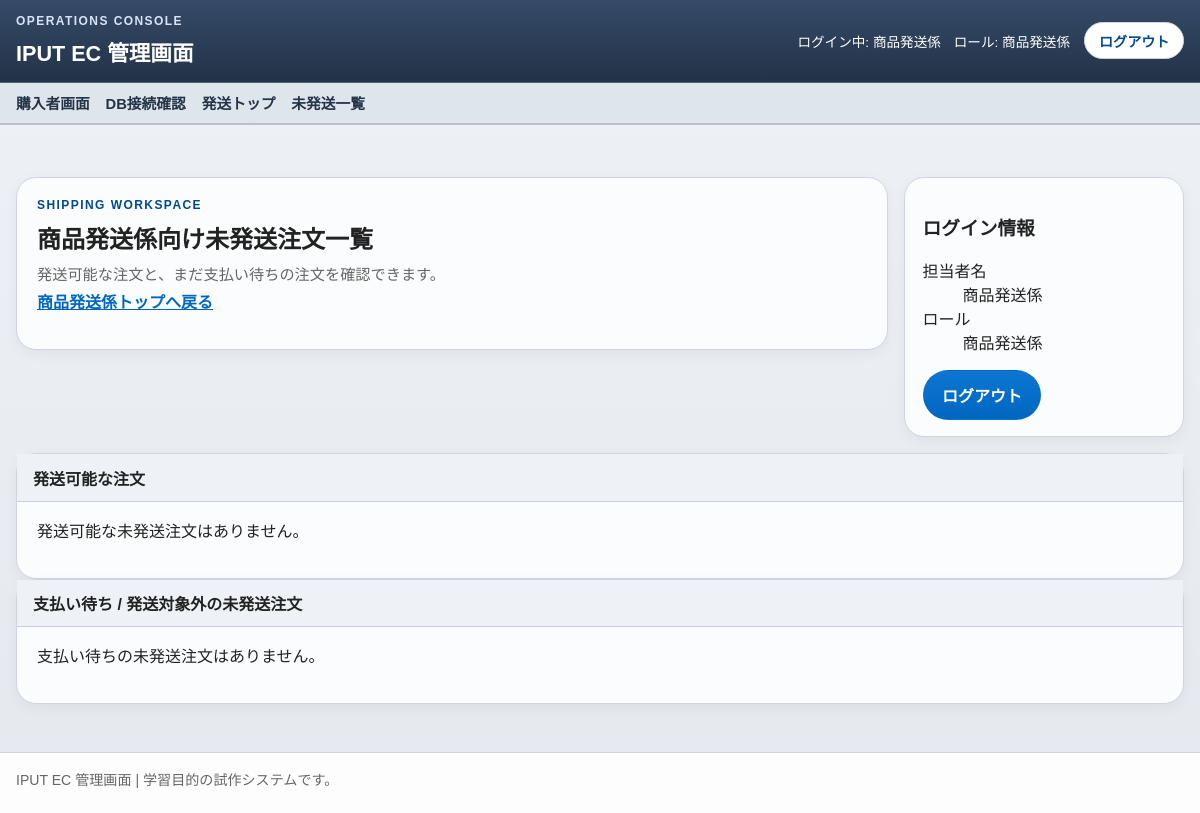
Page /staff/shipper/orders (signed in) on the earlier database version.
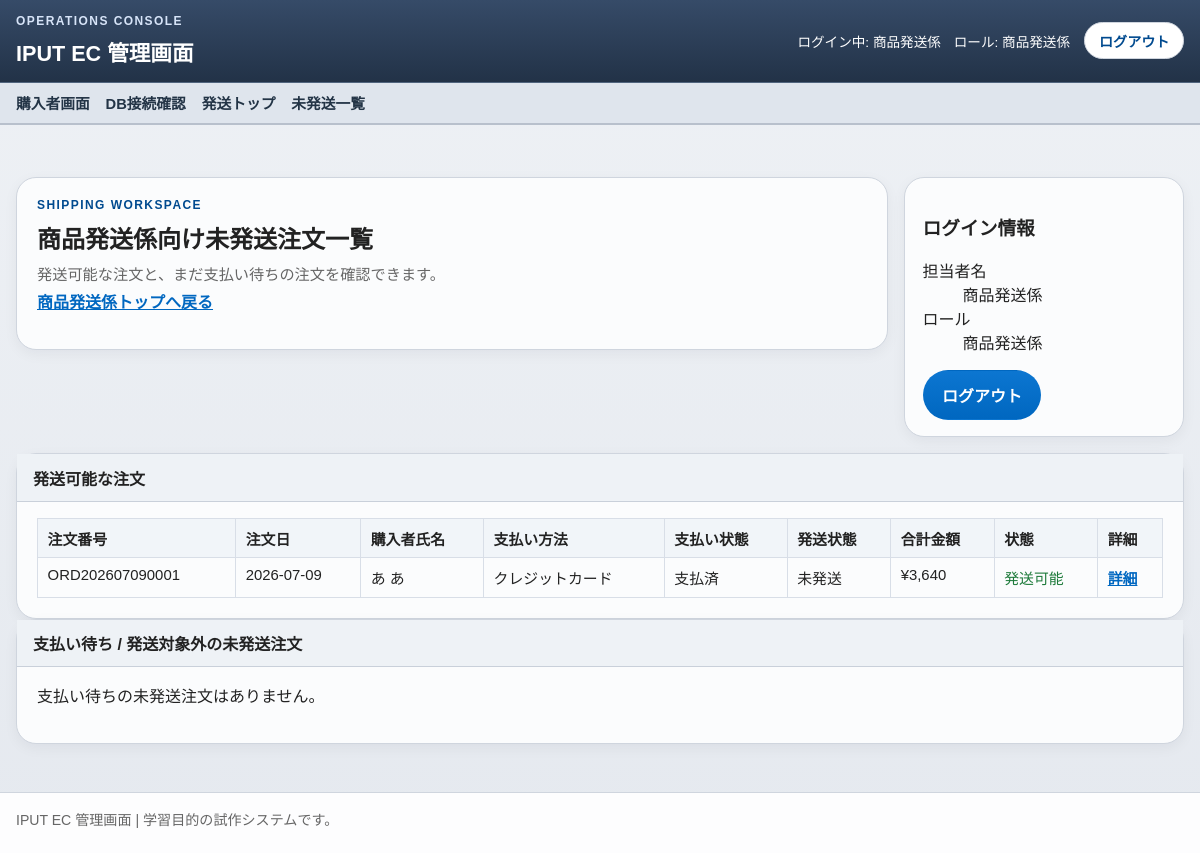
Same page on the later database version.
### tables this page shows
CREATE TABLE orders (
    id INTEGER PRIMARY KEY AUTOINCREMENT,
    order_no TEXT NOT NULL UNIQUE,
    order_date TEXT NOT NULL,
    customer_name TEXT NOT NULL,
    customer_address TEXT NOT NULL,
    customer_contact TEXT NOT NULL,
    order_type TEXT NOT NULL CHECK (order_type IN ('phone_fax', 'online')),
    payment_method TEXT NOT NULL CHECK (payment_method IN ('bank', 'convenience', 'cod', 'credit')),
    payment_status TEXT NOT NULL CHECK (payment_status IN ('unpaid', 'paid')),
    shipping_status TEXT NOT NULL CHECK (shipping_status IN ('unshipped', 'shipped')),
    subtotal INTEGER NOT NULL DEFAULT 0,
    fee INTEGER NOT NULL DEFAULT 0,
    shipping_fee INTEGER NOT NULL DEFAULT 0,
    total_amount INTEGER NOT NULL DEFAULT 0,
    created_at TEXT NOT NULL DEFAULT CURRENT_TIMESTAMP,
    updated_at TEXT NOT NULL DEFAULT CURRENT_TIMESTAMP
);

### app/core/View.php (called while the page is built, shortened)
<?php
class View
{
    public static function render(string $view, array $data = []): void
    {
        $viewFile = base_path('app/Views/' . str_replace('.', '/', $view) . '.php');
        extract($data, EXTR_SKIP);
        require base_path('app/Views/layouts/header.php');
        require $viewFile;
        require base_path('app/Views/layouts/footer.php');
    }
}

### app/core/Controller.php (called while the page is built, shortened)
<?php
abstract class Controller
{
    protected function render(string $view, array $data = [], int $statusCode = 200): void
    {
        View::render($view, $data);
    }
}

### app/Controllers/ShippingController.php (called while the page is built, shortened)
<?php
class ShippingController extends Controller
{
    private AuthService $auth;
    private ShippingService $shipping;
    public function __construct()
    {
        $this->auth = new AuthService();
        $this->shipping = new ShippingService();
    }
    public function index(): void
    {
        $this->auth->authorizeRole('shipper');
        $orders = $this->shipping->listOrders();
        $this->render('staff/shipping_orders', [
            'pageTitle' => '商品発送係向け未発送注文一覧',
            'user' => $this->auth->user(),
            'roleLabel' => $this->auth->roleLabel('shipper'),
            'csrfToken' => csrf_token(),
            'successMessage' => get_flash('success'),
            'errorMessage' => get_flash('error'),
            ...$orders,
        ]);
    }
}

### public/index.php (called while the page is built, shortened)
<?php
require_once dirname(__DIR__) . '/app/bootstrap.php';
$router = new Router();
$router->get('/', [HomeController::class, 'index']);
$router->get('/favorites', [FavoriteController::class, 'index']);
$router->post('/favorites/add', [FavoriteController::class, 'add']);
$router->post('/favorites/remove', [FavoriteController::class, 'remove']);
$router->get('/sitemap', [UtilityController::class, 'sitemap']);
$router->get('/stores', [UtilityController::class, 'stores']);
$router->get('/terms', [UtilityController::class, 'terms']);
$router->get('/privacy', [UtilityController::class, 'privacy']);
$router->get('/commercial-transactions', [UtilityController::class, 'commercialTransactions']);
$router->get('/returns', [UtilityController::class, 'returns']);
$router->get('/shipping-guide', [UtilityController::class, 'shippingGuide']);
$router->get('/after-service', [UtilityController::class, 'afterService']);
$router->get('/products', [ProductController::class, 'index']);
$router->get('/products/{id}', [ProductController::class, 'show']);
$router->get('/cart', [CartController::class, 'index']);
$router->post('/cart/add', [CartController::class, 'add']);
$router->post('/cart/update', [CartController::class, 'update']);
$router->post('/cart/remove', [CartController::class, 'remove']);
$router->get('/checkout', [CheckoutController::class, 'index']);
$router->post('/checkout/confirm', [CheckoutController::class, 'confirm']);
$router->post('/checkout/complete', [CheckoutController::class, 'complete']);
$router->get('/checkout/done', [CheckoutController::class, 'done']);
$router->get('/login', [AuthController::class, 'showLogin']);
$router->post('/login', [AuthController::class, 'login']);
$router->post('/logout', [AuthController::class, 'logout']);
$router->get('/logout', [AuthController::class, 'logout']);
$router->get('/staff/receptionist', [StaffController::class, 'receptionist']);
$router->get('/staff/receptionist/products', [ProductController::class, 'receptionistIndex']);
$router->get('/staff/receptionist/orders', [ReceptionOrderController::class, 'index']);
$router->get('/staff/receptionist/orders/{order_no}', [ReceptionOrderController::class, 'show']);
$router->get('/staff/receptionist/orders/new', [ReceptionOrderController::class, 'create']);
$router->post('/staff/receptionist/orders/confirm', [ReceptionOrderController::class, 'confirm']);
$router->post('/staff/receptionist/orders', [ReceptionOrderController::class, 'store']);
$router->get('/staff/receptionist/orders/complete', [ReceptionOrderController::class, 'complete']);
$router->get('/staff/accountant', [StaffController::class, 'accountant']);
$router->get('/staff/accountant/orders', [AccountingController::class, 'index']);
$router->get('/staff/accountant/orders/{order_no}', [AccountingController::class, 'show']);
$router->post('/staff/accountant/orders/{order_no}/payment', [AccountingController::class, 'updatePayment']);
$router->get('/staff/shipper', [StaffController::class, 'shipper']);
$router->get('/staff/shipper/orders', [ShippingController::class, 'index']);
$router->get('/staff/shipper/orders/{order_no}/document.pdf', [ShippingController::class, 'document']);
$router->get('/staff/shipper/orders/{order_no}', [ShippingController::class, 'show']);
$router->post('/staff/shipper/orders/{order_no}/ship', [ShippingController::class, 'ship']);
$router->get('/staff/product-manager', [StaffController::class, 'productManager']);
$router->get('/staff/product-manager/products', [ProductManagementController::class, 'index']);
$router->get('/staff/product-manager/products/new', [ProductManagementController::class, 'create']);
$router->post('/staff/product-manager/products', [ProductManagementController::class, 'store']);
$router->get('/staff/product-manager/products/{id}/edit', [ProductManagementController::class, 'edit']);
$router->post('/staff/product-manager/products/{id}', [ProductManagementController::class, 'update']);
$router->post('/staff/product-manager/products/{id}/stock', [ProductManagementController::class, 'receiveStock']);
$router->get('/system/db-check', [SystemController::class, 'dbCheck']);
$router->dispatch($_SERVER['REQUEST_METHOD'] ?? 'GET', $_SERVER['REQUEST_URI'] ?? '/');

### app/db.php (called while the page is built, shortened)
<?php
function db_connection(): PDO
{
    $driver = (string) config('database.driver', 'sqlite');
    $options = [
        PDO::ATTR_ERRMODE => PDO::ERRMODE_EXCEPTION,
        PDO::ATTR_DEFAULT_FETCH_MODE => PDO::FETCH_ASSOC,
    ];
    if ($driver === 'sqlite') {
        $sqlitePath = resolve_path((string) config('database.sqlite.path', 'database/local.sqlite'));
        $connection = new PDO('sqlite:' . $sqlitePath, null, null, $options);
        $connection->exec('PRAGMA foreign_keys = ON');
        $connection->exec('PRAGMA busy_timeout = 5000');
        return $connection;
    }
    throw new RuntimeException('Unsupported DB driver: ' . $driver);
}

### app/Repositories/OrderRepository.php (called while the page is built, shortened)
<?php
class OrderRepository
{
    public function listUnshippedOrders(): array
    {
        $statement = db_connection()->query(
            <<<'SQL'
                SELECT
                    id,
                    order_no,
                    order_date,
                    customer_name,
                    customer_address,
                    customer_contact,
                    order_type,
                    payment_method,
                    payment_status,
                    shipping_status,
                    subtotal,
                    fee,
                    shipping_fee,
                    total_amount,
                    created_at,
                    updated_at
                FROM orders
                WHERE shipping_status = 'unshipped'
                ORDER BY order_date ASC, id ASC
            SQL
        );
        return $statement->fetchAll() ?: [];
    }
}

### app/Services/ShippingService.php (called while the page is built, shortened)
<?php
class ShippingService
{
    private OrderRepository $orders;
    private array $paymentLabels = [
        'bank' => '銀行振込',
        'convenience' => 'コンビニ決済',
        'cod' => '代金引換',
        'credit' => 'クレジットカード',
    ];
    private array $paymentStatusLabels = [
        'unpaid' => '未払い',
        'paid' => '支払済',
    ];
    private array $shippingStatusLabels = [
        'unshipped' => '未発送',
        'shipped' => '発送済',
    ];
    public function __construct()
    {
        $this->orders = new OrderRepository();
    }
    public function listOrders(): array
    {
        $orders = array_map(fn (array $order): array => $this->decorateOrder($order), $this->orders->listUnshippedOrders());
        return [
            'shippable' => array_values(array_filter($orders, fn (array $order): bool => ($order['shipping_eligibility']['status'] ?? '') === 'shippable')),
            'waiting' => array_values(array_filter($orders, fn (array $order): bool => ($order['shipping_eligibility']['status'] ?? '') !== 'shippable')),
        ];
    }
    public function getShippingEligibility(array $order): array
    {
        $paymentMethod = (string) ($order['payment_method'] ?? '');
        $paymentStatus = (string) ($order['payment_status'] ?? '');
        return match ($paymentMethod) {
            'bank', 'convenience', 'credit' => $paymentStatus === 'paid'
                ? ['status' => 'shippable', 'label' => '発送可能', 'message' => '発送できます。']
                : ['status' => 'waiting_payment', 'label' => '支払い待ち', 'message' => '入金確認後に発送可能になります。'],
            'cod' => ['status' => 'shippable', 'label' => '発送可能', 'message' => '代金引換のため発送できます。'],
            default => ['status' => 'not_supported', 'label' => '発送対象外', 'message' => 'この注文は発送対象外です。'],
        };
    }
    private function decorateOrder(array $order): array
    {
        $paymentMethod = (string) ($order['payment_method'] ?? '');
        $paymentStatus = (string) ($order['payment_status'] ?? '');
        $shippingStatus = (string) ($order['shipping_status'] ?? '');
        $order['payment_method_label'] = $this->paymentLabels[$paymentMethod] ?? '不明';
        $order['payment_status_label'] = $this->paymentStatusLabels[$paymentStatus] ?? '不明';
        $order['shipping_status_label'] = $this->shippingStatusLabels[$shippingStatus] ?? '不明';
        $order['shipping_eligibility'] = $this->getShippingEligibility($order);
        return $order;
    }
}

### app/bootstrap.php (called while the page is built, shortened)
<?php
require_once __DIR__ . '/helpers.php';
function bootstrap_app(bool $startSession = false): void
{
    static $bootstrapped = false;
    if (!$bootstrapped) {
        spl_autoload_register(static function (string $class): void {
            $directories = ['core', 'Controllers', 'Services', 'Repositories'];
            foreach ($directories as $directory) {
                $filePath = base_path('app/' . $directory . '/' . $class . '.php');
                if (is_file($filePath)) {
                    return;
                }
            }
        });
        require_once base_path('app/db.php');
    }
}

### app/helpers.php (called while the page is built, shortened)
<?php
function base_path(string $path = ''): string
{
    $basePath = dirname(__DIR__);
    return $basePath . DIRECTORY_SEPARATOR . ltrim($path, DIRECTORY_SEPARATOR);
}
function e(string $value): string
{
    return htmlspecialchars($value, ENT_QUOTES, 'UTF-8');
}
function app_base_path(): string
{
    $scriptName = (string) ($_SERVER['SCRIPT_NAME'] ?? '');
    $directory = str_replace('\\', '/', dirname($scriptName));
    if ($directory === '/' || $directory === '.' || $directory === '') {
        return '';
    }
    return '/' . trim($directory, '/');
}
function app_path(string $path): string
{
    $path = '/' . ltrim($path, '/');
    $basePath = app_base_path();
    return $basePath === '' ? $path : $basePath . $path;
}

### app/Views/staff/shipping_orders.php (the view, shortened to what the rows shown need)
<section class="staff-hero">
    <div class="panel">
        <h2>商品発送係向け未発送注文一覧</h2>
    </div>
</section>
<section class="panel">
    <?php if ($shippable === []): ?>
        <p class="empty-state">発送可能な未発送注文はありません。</p>
    <?php else: ?>
        <div class="table-wrap">
            <table class="data-table">
                <thead>
                    <tr>
                        <th>注文番号</th>
                        <th>注文日</th>
                        <th>購入者氏名</th>
                        <th>支払い方法</th>
                        <th>支払い状態</th>
                        <th>発送状態</th>
                        <th>合計金額</th>
                        <th>状態</th>
                        <th>詳細</th>
                    </tr>
                </thead>
                <tbody>
                    <?php foreach ($shippable as $order): ?>
                        <tr>
                            <td><?= e((string) $order['order_no']) ?></td>
                            <td><?= e(substr((string) $order['order_date'], 0, 10)) ?></td>
                            <td><?= e((string) $order['customer_name']) ?></td>
                            <td><?= e((string) $order['payment_method_label']) ?></td>
                            <td><?= e((string) $order['payment_status_label']) ?></td>
                            <td><?= e((string) $order['shipping_status_label']) ?></td>
                            <td>¥<?= number_format((int) $order['total_amount']) ?></td>
                            <td class="status-ok"><?= e((string) $order['shipping_eligibility']['label']) ?></td>
                            <td><a class="text-link" href="<?= e(app_path('/staff/shipper/orders/' . (string) $order['order_no'])) ?>">詳細</a></td>
                        </tr>
                    <?php endforeach; ?>
                </tbody>
            </table>
        </div>
    <?php endif; ?>
</section>

Differences in the rows shown:
added orders: order_no "ORD202607090001", order_date "2026-07-09", customer_name "あ あ", payment_method_label "クレジットカード", payment_status_label "支払済", shipping_status_label "未発送", total_amount "3,640", label "発送可能"
Other differences:
text no longer shown: "発送可能な未発送注文はありません。"
text now shown: "注文番号 注文日 購入者氏名 支払い方法 支払い状態 発送状態 合計金額 状態 詳細"
